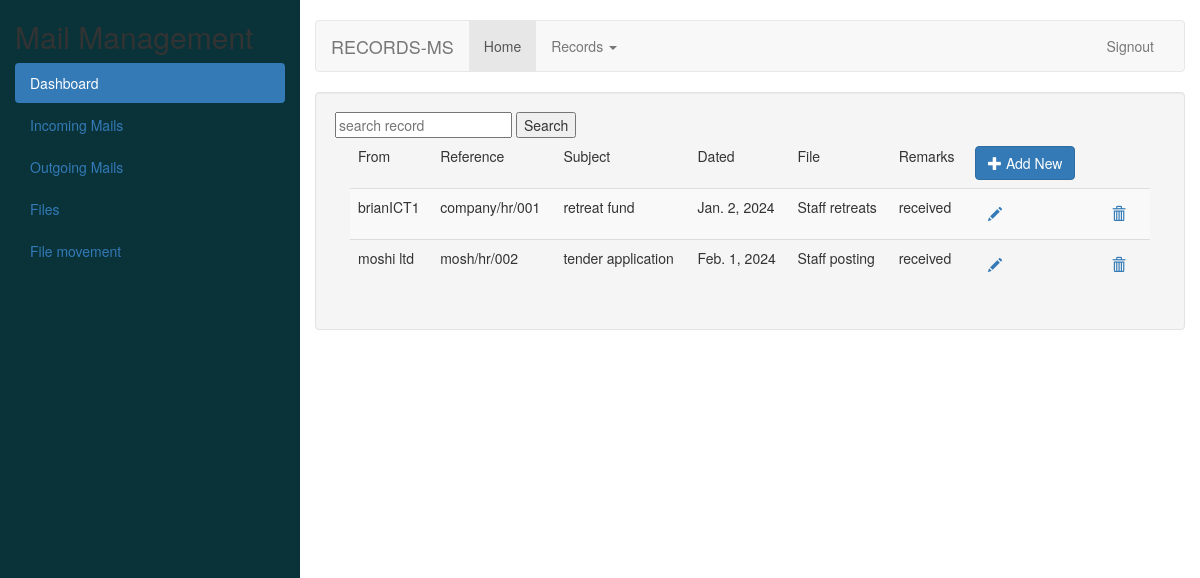
Before: /incominglist/ with the older database file.
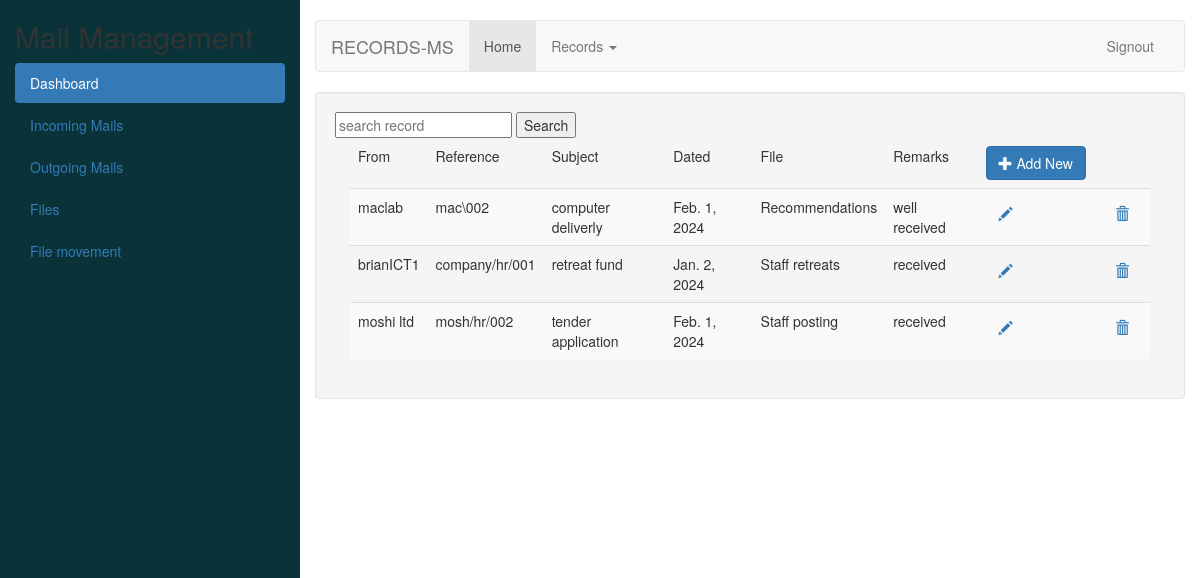
After: the same page with the newer database file.
### recApp/models.py (models this page shows)
class TrackingModel(models.Model):
    created_at = models.DateTimeField(_("created at"), auto_now_add=True)
    updated_at = models.DateTimeField(_("updated at"), auto_now=True)
    class Meta:
        abstract = True

class BaseMailRecord(models.Model):
    sender = models.CharField(_("name of the sender"), max_length=156)
    ref_number = models.CharField(_("reference number"), max_length=156)
    description = models.CharField(_("description"), max_length = 156)
    class Meta:
        abstract = True

class IncomingMail(TrackingModel, BaseMailRecord):
    address_date = models.DateField(_("address date"), blank=True, null=True)
    remarks = models.TextField(_("remarks"), blank=True, null=True)
    file = models.ForeignKey(BaseAttachments, on_delete = models.CASCADE, to_field ='name')
    class Meta:
        verbose_name_plural = "Incoming Mails"
        ordering = ["-id"]

class BaseAttachments(models.Model):
    name = models.CharField(_("attachment name"), max_length=156, unique=True )
    category = models.CharField(_("attachment category"), max_length=156)
    ref_number = models.CharField(_("reference number"), max_length=156, unique=True)
    def __str__(self):
        return self.name

### recApp/views.py (the view)
# urls.py: path('incominglist/', views.records_list, name="view_mails"),
def records_list(request):
    if 'q' in request.GET:
        q= request.GET['q']
        multiple_q = Q(Q(sender__icontains = q) | Q(description__icontains = q))
        records = IncomingMail.objects.filter(multiple_q)
    else:
        records = IncomingMail.objects.all()
    context = {'records': records}
    return render(request, 'records/mailslist.html', context)

### recApp/templates/records/mailslist.html (shortened to what this page needs)
{% extends 'records/base.html' %}
{% block content %}
<form method="get" action="" autocomplete="off">
    <input type="text", name="q", placeholder="search record">
    <button type="submit">Search</button>
</form>
<div class="container-fluid">
<table class="table table-striped">
    <thead class="border-bottom font-weight-bold">
        <tr>
            <td>From</td>
            <td>Reference</td>
            <td>Subject</td>
            <td>Dated</td>
            <td>File</td>
            <td>Remarks</td>
            <td>
                <a href="{% url 'insert' %}" >
                    <button type="button" class="btn btn-primary"><i class="glyphicon glyphicon-plus" aria-hidden="true"></i> Add New</button>
                </a>
            </td>
        </tr>
    </thead>
    <tbody>
        {% for record in records %}
            <tr>
                <td>{{record.sender}}</td>
                <td>{{record.ref_number}}</td>
                <td>{{record.description}}</td>
                <td>{{record.address_date}}</td>
                <td>{{record.file}}</td>
                <td>{{record.remarks}}</td>
                <td>
                    <a href="{% url 'update' record.id %}" class="btn text-secondary px-0">
                        <i class="glyphicon glyphicon-pencil" aria-hidden="true"></i>
                    </a>
                </td>
                <td>
                    <a href="{% url 'delete' record.id %}" class="btn text-secondary px-0">
                        <i class="glyphicon glyphicon-trash" aria-hidden="true"></i>
                    </a>
                </td>
            </tr>
        {% endfor %}
    </tbody>
</table>
</div>
{% endblock content %}

Changed rows visible on the page:
added IncomingMail: sender "maclab", ref_number "mac\\002", description "computer deliverly", address_date "Feb. 1, 2024", file "Recommendations", remarks "well received"
